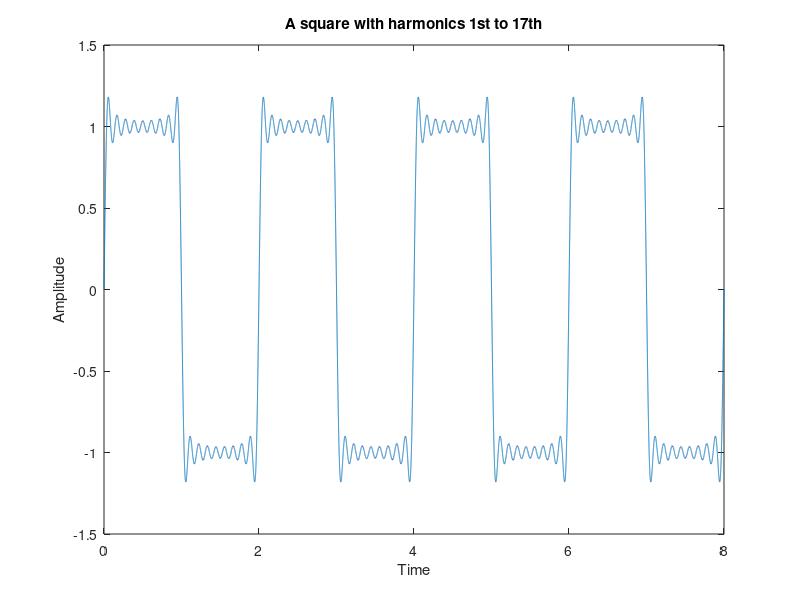

MATLAB code for this plot:
t = 0:0.0001:8;
ff = 0.5;
y = (4/pi)*sin(2*pi*ff*t);
for k=3:2:17
    fh = ff*k;
    x = (4/(k*pi))*sin(2*fh*pi*t);
    y = y+x;
end
plot(t, y);
title('A square with harmonics 1st to 17th');
ylabel('Amplitude');
xlabel('Time');
